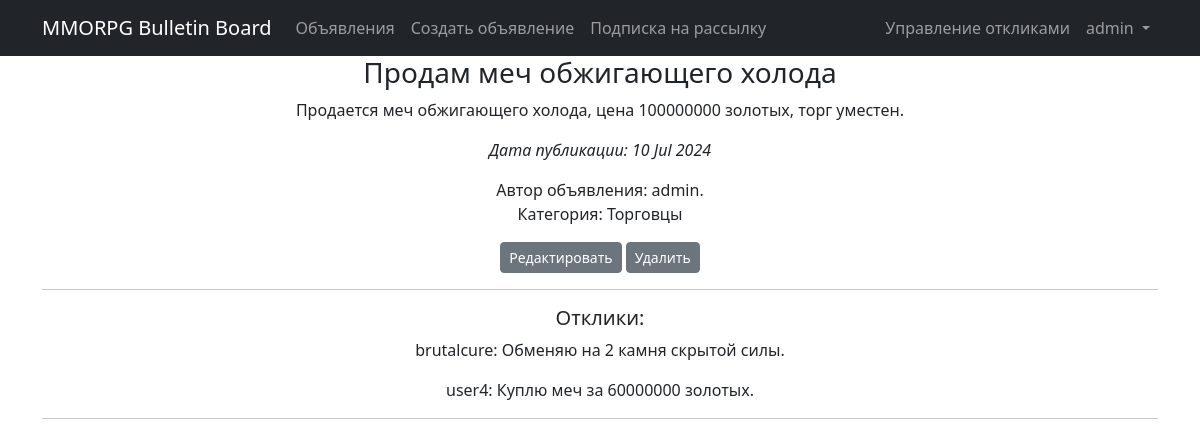
The page /ads/4 (signed in) on the database its author committed.
### accounts/models.py (models this page shows)
class User(AbstractUser):
    code = models.CharField(max_length=6, blank=True, null=True, default=None, unique=True)
    subscriber = models.BooleanField(default=False)

### BulletinBoard/models.py (models this page shows, shortened)
class Ad(models.Model):
    author = models.ForeignKey(settings.AUTH_USER_MODEL, on_delete=models.CASCADE)
    adCategory = models.CharField(max_length=20, choices=CATEGORY_CHOICES)
    dateCreation = models.DateTimeField(auto_now_add=True)
    title = models.CharField(max_length=128)
    text = RichTextUploadingField(blank=True, null=True)

class Response(models.Model):
    responseAd = models.ForeignKey(Ad, on_delete=models.CASCADE)
    responseUser = models.ForeignKey(settings.AUTH_USER_MODEL, on_delete=models.CASCADE)
    text = models.TextField()
    dateCreation = models.DateTimeField(auto_now_add=True)
    status = models.CharField(max_length=8, choices=STATUS_CHOICES, default='PENDING')

### BulletinBoard/views.py (the view)
# urls.py: path('<int:pk>', AdDetail.as_view(), name='ad_detail'),
class AdDetail(DetailView):
    model = Ad
    template_name = 'ad_detail.html'
    context_object_name = 'ad_detail'
    queryset = Ad.objects.all()
    def get(self, request, *args, **kwargs):
        if not request.user.is_authenticated:
            return redirect('forbidden')
        return super().get(request, *args, **kwargs)
    def get_context_data(self, **kwargs):
        context = super().get_context_data(**kwargs)
        ads = Ad.objects.get(pk=self.kwargs.get('pk'))
        context['is_author'] = Response.objects.filter(responseAd=ads).filter(responseUser=self.request.user).exists()
        return context

### templates/ad_detail.html (shortened to what this page needs)
{% extends 'flatpages/default.html' %}
{% block content %}
<h3>{{ ad_detail.title }}</h3>
{{ ad_detail.text|safe }}
<p><em>Дата публикации: {{ ad_detail.dateCreation|date:'d M Y' }}</em></p>
Автор объявления: {{ ad_detail.author }}.
<p>Категория: {{ ad_detail.get_adCategory_display }}</p>
<p>
    {% if perms.BulletinBoard.change_ad and ad_detail.author == request.user %}
    <a href="{% url 'ad_update' pk=ad_detail.id %}" class="btn btn-secondary btn-sm">Редактировать</a>
    {% endif %}
    {% if perms.BulletinBoard.delete_ad and ad_detail.author == request.user %}
    <a href="{% url 'ad_delete' pk=ad_detail.id %}" class="btn btn-secondary btn-sm">Удалить</a>
    {% endif %}
</p>
<hr>
<div>
    {% if ad_detail.response_set.all %}
        <h5>Отклики:</h5>
        {% for response in ad_detail.response_set.all %}
            <p>
                {{ response.responseUser }}: {{ response.text }}
            </p>
        {% endfor %}
    {% else %}
        <h3>Откликов нет.</h3>
    {% endif %}
</div>
<hr>
{% endblock content %}

### templates/flatpages/default.html (shortened to what this page needs)
<!DOCTYPE html>
<html lang="en">
    <head>
        {% load static %}
        <link href="{% static 'css/styles.css' %}" rel="stylesheet" />
    </head>
    <body>
        <nav class="navbar navbar-expand-lg navbar-dark bg-dark static-top">
            <div class="container">
                <a class="navbar-brand" href="{% url 'ad_list' %}">MMORPG Bulletin Board</a>
                <div class="collapse navbar-collapse" id="navbarResponsive">
                    <ul class="navbar-nav ml-auto">
                        <li class="nav-item">
                            <a class="nav-link" href="/ads/">Объявления</a>
                        </li>
                        <li class="nav-item">
                            {% if user.is_authenticated %}
                            <a class="nav-link" href="/ads/create">Создать объявление</a>
                            {% endif %}
                        </li>
                        <li class="nav-item">
                            {% if user.is_authenticated %}
                            <a class="nav-link" href="/ads/subscription/">Подписка на рассылку</a>
                            {% endif %}
                        </li>
                    </ul>
                    <ul class="navbar-nav ms-auto">
                        <li class="nav-item">
                            {% if user.is_authenticated %}
                            <a class="nav-link" href="/ads/responses">Управление откликами</a>
                            {% endif %}
                        </li>
                        <li class="nav-item dropdown">
                            <a class="nav-link dropdown-toggle" id="navbarDropdown" href="#" role="button" data-bs-toggle="dropdown" aria-expanded="false">
                                {% if user.is_authenticated %}
                                {{ user.username }}
                                {% else %}
                                Авторизация
                                {% endif %}
                            </a>
                        </li>
                    </ul>
                </div>
            </div>
        </nav>
        <div class="container">
            <div class="row">
                <div class="col-lg-12 text-center">
                    {% block content %}{% endblock content %}
                </div>
            </div>
        </div>
    </body>
</html>

### rows shown on the page
User: username "admin"
Ad: title "Продам меч обжигающего холода", text "Продается меч обжигающего холода, цена 100000000 золотых, торг уместен.", dateCreation "10 Jul 2024", author "admin", adCategory "Торговцы"
Response: responseUser "brutalcure", text "Обменяю на 2 камня скрытой силы."
Response: responseUser "user4", text "Куплю меч за 60000000 золотых."
